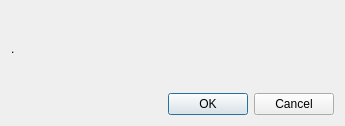
<?xml version="1.0" encoding="UTF-8"?>
<ui version="4.0">
 <class>Dialog_confirmDelete</class>
 <widget class="QDialog" name="Dialog_confirmDelete">
  <property name="geometry">
   <rect>
    <x>0</x>
    <y>0</y>
    <width>345</width>
    <height>126</height>
   </rect>
  </property>
  <property name="windowTitle">
   <string>Confirm Delete</string>
  </property>
  <layout class="QVBoxLayout" name="verticalLayout">
   <item>
    <widget class="QLabel" name="label">
     <property name="text">
      <string>.</string>
     </property>
    </widget>
   </item>
   <item>
    <widget class="QDialogButtonBox" name="buttonBox">
     <property name="orientation">
      <enum>Qt::Horizontal</enum>
     </property>
     <property name="standardButtons">
      <set>QDialogButtonBox::Cancel|QDialogButtonBox::Ok</set>
     </property>
    </widget>
   </item>
  </layout>
 </widget>
 <resources/>
 <connections>
  <connection>
   <sender>buttonBox</sender>
   <signal>accepted()</signal>
   <receiver>Dialog_confirmDelete</receiver>
   <slot>accept()</slot>
   <hints>
    <hint type="sourcelabel">
     <x>248</x>
     <y>254</y>
    </hint>
    <hint type="destinationlabel">
     <x>157</x>
     <y>274</y>
    </hint>
   </hints>
  </connection>
  <connection>
   <sender>buttonBox</sender>
   <signal>rejected()</signal>
   <receiver>Dialog_confirmDelete</receiver>
   <slot>reject()</slot>
   <hints>
    <hint type="sourcelabel">
     <x>316</x>
     <y>260</y>
    </hint>
    <hint type="destinationlabel">
     <x>286</x>
     <y>274</y>
    </hint>
   </hints>
  </connection>
 </connections>
</ui>
